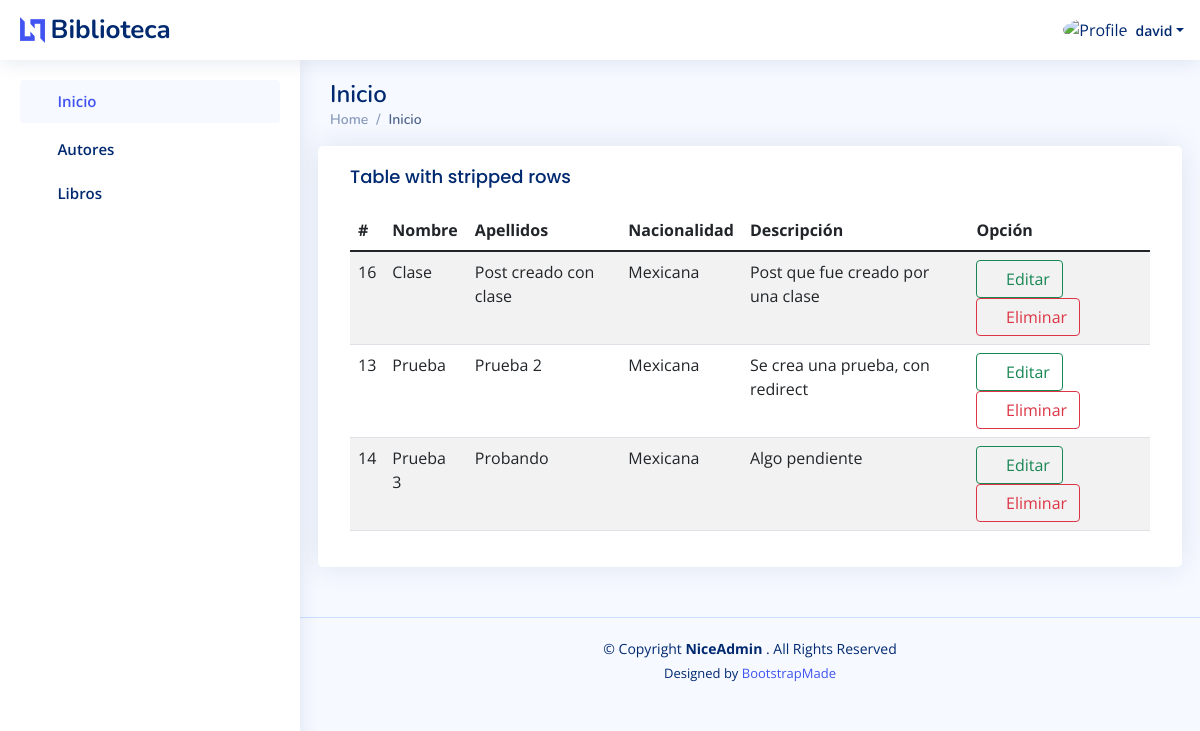
Screenshot of /libro/listar_autor/ (signed in) with the database file from the repository.
### apps/libro/models.py (models this page shows, shortened)
class Autor(models.Model):
    id = models.AutoField(_("id"), primary_key=True)
    nombre = models.CharField(
        _("Nombre"), max_length=200, blank=False, null=False)
    apellidos = models.CharField(
        _("Apellidos"), max_length=200, blank=False, null=False)
    nacionalidad = models.CharField(
        _("Nacionalidad"), max_length=100, blank=False, null=False)
    descripcion = models.TextField(_("Descripcion"), blank=False, null=False)
    estado = models.BooleanField(_("Estado"), default=True)
    fecha_creacion = models.DateField(
        _("Fecha de creación"), auto_now=True, auto_now_add=False)
    class Meta:
        verbose_name = _("Autor")
        verbose_name_plural = _("Autores")
        ordering = ["nombre"]

### apps/libro/views.py (the view)
# urls.py: path('listar_autor/', AutorListView.as_view(), name='listar_autor'),
class AutorListView(LoginRequiredMixin, ListView):
    model = Autor
    template_name = "libro/autor/listar_autor.html"
    context_object_name = 'autores'
    queryset = Autor.objects.filter(estado=True)

### templates/libro/autor/listar_autor.html (shortened to what this page needs)
{% extends 'index.html' %}
{% load static %}
{% block body %}
    {% if autores %}
        <div class="card">
            <div class="card-body">
                <h5 class="card-title">Table with stripped rows</h5>
                <table class="table table-striped">
                    <thead>
                        <tr>
                            <th scope="col">#</th>
                            <th scope="col">Nombre</th>
                            <th scope="col">Apellidos</th>
                            <th scope="col">Nacionalidad</th>
                            <th scope="col">Descripción</th>
                            <th scope="col">Opción</th>
                        </tr>
                    </thead>
                    <tbody>
                        {% for a in autores %}
                            <tr>
                                <td>
                                    {{a.id}}
                                </td>
                                <td>
                                    {{a.nombre}}
                                </td>
                                <td>
                                    {{a.apellidos}}
                                </td>
                                <td>
                                    {{a.nacionalidad}}
                                </td>
                                <td>
                                    {{a.descripcion}}
                                </td>
                                <td>
                                    <a class="btn btn-outline-success" href="{% url 'libro:editar_autor' a.id %}"><i class="fa-solid fa-pen-to-square"></i> Editar</a>
                                    <a class="btn btn-outline-danger" href="{% url 'libro:eliminar_autor' a.id %}"><i class="fa-solid fa-trash-can"></i> Eliminar</a>
                                </td>
                            </tr>
                        {% endfor %}
                    </tbody>
                </table>
            </div>
        </div>
    {% else %}
        <h1>
            No existen autores registrados
        </h1>
    {% endif %}
{% endblock body %}</td></tr></td></tr></td></tr></td></tr></td> </tr>

### templates/index.html (shortened to what this page needs)
<!DOCTYPE html>
{% load static %}
<html lang="es">
    <head>
        <link href="{% static 'biblioteca/assets/vendor/bootstrap/css/bootstrap.min.css' %}" rel="stylesheet">
        <link href="{% static 'biblioteca/assets/vendor/bootstrap-icons/bootstrap-icons.css' %}" rel="stylesheet">
        <link href="{% static 'biblioteca/assets/vendor/boxicons/css/boxicons.min.css' %}" rel="stylesheet">
        <link href="{% static 'biblioteca/assets/vendor/quill/quill.snow.css' %}" rel="stylesheet">
        <link href="{% static 'biblioteca/assets/vendor/quill/quill.bubble.css' %}" rel="stylesheet">
        <link href="{% static 'biblioteca/assets/vendor/remixicon/remixicon.css' %}" rel="stylesheet">
        <link
        href="{% static 'biblioteca/assets/vendor/simple-datatables/style.css' %}" rel="stylesheet">
        <link
        rel="stylesheet" href="{% static 'lib/fontawesome-6/css/all.min.css' %}">
        <link
        href="{% static 'biblioteca/assets/css/style.css' %}" rel="stylesheet">
    </head>
    <body>
        <header id="header" class="header fixed-top d-flex align-items-center">
            <div class="d-flex align-items-center justify-content-between">
                <a href="{% url 'index' %}" class="logo d-flex align-items-center">
                    <img src="{% static 'biblioteca/assets/img/logo.png' %}" alt="">
                    <span class="d-none d-lg-block">Biblioteca</span>
                </a>
                <i class="bi bi-list toggle-sidebar-btn"></i>
            </div>
            <nav class="header-nav ms-auto">
                <ul class="d-flex align-items-center">
                    <li class="nav-item dropdown pe-3">
                        {% if user.is_authenticated %}
                            <a class="nav-link nav-profile d-flex align-items-center pe-0" href="#" data-bs-toggle="dropdown">
                                <img src="{% static 'biblioteca/assets/img/profile-img.jpg' %}" alt="Profile" class="rounded-circle">
                                <span class="d-none d-md-block dropdown-toggle ps-2">
                                    {{ user.username }}</span>
                            </a>
                        {% else %}
                            <a class="nav-link nav-profile d-flex align-items-center pe-0" href="{% url 'login' %}">
                                <i class="fa-solid fa-right-to-bracket"></i>
                                <span class="d-none d-md-block ps-2">
                                    Login</span>
                            </a>
                        {% endif %}
                    </li>
                </ul>
            </nav>
        </header>
        <aside id="sidebar" class="sidebar">
            <ul class="sidebar-nav" id="sidebar-nav">
                <li class="nav-item">
                    <a class="nav-link " href="index.html">
                        <i class="fa-solid fa-house-chimney"></i>
                        <span>Inicio</span>
                    </a>
                </li>
                <li class="nav-item">
                    <a class="nav-link collapsed" data-bs-target="#components-nav-autor" data-bs-toggle="collapse" href="#">
                        <i class="fa-solid fa-users"></i>
                        <span>Autores</span>
                        <i class="bi bi-chevron-down ms-auto"></i>
                    </a>
                    <a class="nav-link collapsed" data-bs-target="#components-nav-libros" data-bs-toggle="collapse" href="#">
                        <i class="fa-solid fa-book"></i>
                        <span>Libros</span>
                        <i class="bi bi-chevron-down ms-auto"></i>
                    </a>
                </li>
            </ul>
        </aside>
        <main id="main" class="main">
            <div class="pagetitle">
                <h1>Inicio</h1>
                <nav>
                    <ol class="breadcrumb">
                        <li class="breadcrumb-item">
                            <a href="{% url 'index' %}">Home</a>
                        </li>
                        <li class="breadcrumb-item active">Inicio</li>
                    </ol>
                </nav>
            </div>
            <section class="section dashboard">
                <div class="row">
                    {% block body %}{% endblock body %}
                </div>
            </section>
        </main>
        <footer id="footer" class="footer">
            <div class="copyright">
                &copy; Copyright
                <strong>
                    <span>NiceAdmin</span>
                </strong>. All Rights Reserved
            </div>
            <div class="credits">
                Designed by
                    <a href="https://bootstrapmade.com/"> BootstrapMade</a>
            </div>
        </footer>
    </body>
</html>

### static/biblioteca/assets/css/style.css (style rules this page uses)
:root { scroll-behavior: smooth; }
body { font-family: "Open Sans", sans-serif; background: #f6f9ff; color: #444444; }
a { color: #4154f1; text-decoration: none; }
h1, h2, h3, h4, h5, h6 { font-family: "Nunito", sans-serif; }
#main { margin-top: 60px; padding: 20px 30px; transition: all 0.3s; }
.pagetitle { margin-bottom: 10px; }
.pagetitle h1 { font-size: 24px; margin-bottom: 0; font-weight: 600; color: #012970; }
.card { margin-bottom: 30px; border: none; border-radius: 5px; box-shadow: 0px 0 30px rgba(1, 41, 112, 0.1); }
.card-title { padding: 20px 0 15px 0; font-size: 18px; font-weight: 500; color: #012970; font-family: "Poppins", sans-serif; }
.card-body { padding: 0 20px 20px 20px; }
.breadcrumb { font-size: 14px; font-family: "Nunito", sans-serif; color: #899bbd; font-weight: 600; }
.breadcrumb a { color: #899bbd; transition: 0.3s; }
.breadcrumb .breadcrumb-item::before { color: #899bbd; }
.breadcrumb .active { color: #51678f; font-weight: 600; }
.logo { line-height: 1; }
@media (min-width: 1200px) { .logo { width: 280px; } }
.logo img { max-height: 26px; margin-right: 6px; }
.logo span { font-size: 26px; font-weight: 700; color: #012970; font-family: "Nunito", sans-serif; }
.header { transition: all 0.5s; z-index: 997; height: 60px; box-shadow: 0px 2px 20px rgba(1, 41, 112, 0.1); background-color: #fff; padding-left: 20px; }
.header .toggle-sidebar-btn { font-size: 32px; padding-left: 10px; cursor: pointer; color: #012970; }
.header-nav ul { list-style: none; }
.header-nav > ul { margin: 0; padding: 0; }
.header-nav .nav-profile { color: #012970; }
.header-nav .nav-profile img { max-height: 36px; }
.header-nav .nav-profile span { font-size: 14px; font-weight: 600; }
.sidebar { position: fixed; top: 60px; left: 0; bottom: 0; width: 300px; z-index: 996; transition: all 0.3s; padding: 20px; overflow-y: auto; scrollbar-width: thin; scrollbar-color: #aab7cf transparent; box-shadow: 0px 0px 20px rgba(1, 41, 112, 0.1); background-color: #fff; }
@media (min-width: 1200px) { #main, #footer { margin-left: 300px; } }
.sidebar-nav { padding: 0; margin: 0; list-style: none; }
.sidebar-nav li { padding: 0; margin: 0; list-style: none; }
.sidebar-nav .nav-item { margin-bottom: 5px; }
.sidebar-nav .nav-link { display: flex; align-items: center; font-size: 15px; font-weight: 600; color: #4154f1; transition: 0.3; background: #f6f9ff; padding: 10px 15px; border-radius: 4px; }
.sidebar-nav .nav-link i { font-size: 16px; margin-right: 10px; color: #4154f1; }
.sidebar-nav .nav-link.collapsed { color: #012970; background: #fff; }
.sidebar-nav .nav-link.collapsed i { color: #899bbd; }
.sidebar-nav .nav-link .bi-chevron-down { margin-right: 0; transition: transform 0.2s ease-in-out; }
.footer { padding: 20px 0; font-size: 14px; transition: all 0.3s; border-top: 1px solid #cddfff; }
.footer .copyright { text-align: center; color: #012970; }
.footer .credits { padding-top: 5px; text-align: center; font-size: 13px; color: #012970; }

### rows the page displays
Autor: id "16", nombre "Clase", apellidos "Post creado con clase", nacionalidad "Mexicana", descripcion "Post que fue creado por una clase"
Autor: id "13", nombre "Prueba", apellidos "Prueba 2", nacionalidad "Mexicana", descripcion "Se crea una prueba, con redirect"
Autor: id "14", nombre "Prueba 3", apellidos "Probando", nacionalidad "Mexicana", descripcion "Algo pendiente"

### other values shown
{{ user.username }} "david"
